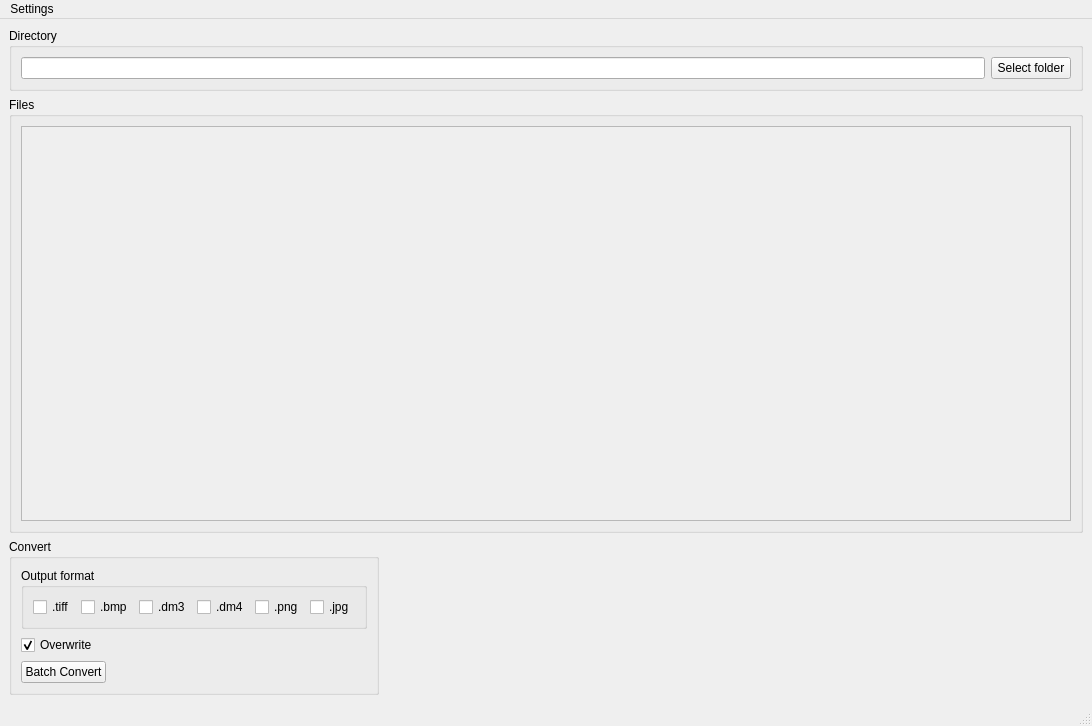
<?xml version="1.0" encoding="UTF-8"?>
<ui version="4.0">
 <class>MainWindow</class>
 <widget class="QMainWindow" name="MainWindow">
  <property name="geometry">
   <rect>
    <x>0</x>
    <y>0</y>
    <width>1092</width>
    <height>726</height>
   </rect>
  </property>
  <property name="windowTitle">
   <string>MainWindow</string>
  </property>
  <widget class="QWidget" name="centralwidget">
   <layout class="QVBoxLayout" name="verticalLayout_3">
    <item>
     <widget class="QGroupBox" name="groupBox">
      <property name="title">
       <string>Directory</string>
      </property>
      <layout class="QHBoxLayout" name="horizontalLayout">
       <item>
        <widget class="QLineEdit" name="pathEdit"/>
       </item>
       <item>
        <widget class="QPushButton" name="browseButton">
         <property name="text">
          <string>Select folder</string>
         </property>
        </widget>
       </item>
      </layout>
     </widget>
    </item>
    <item>
     <widget class="QGroupBox" name="groupBox_2">
      <property name="title">
       <string>Files</string>
      </property>
      <layout class="QVBoxLayout" name="verticalLayout">
       <item>
        <widget class="QScrollArea" name="scrollArea">
         <property name="widgetResizable">
          <bool>true</bool>
         </property>
         <widget class="QWidget" name="scrollAreaWidgetContents">
          <property name="geometry">
           <rect>
            <x>0</x>
            <y>0</y>
            <width>1044</width>
            <height>367</height>
           </rect>
          </property>
          <layout class="QVBoxLayout" name="verticalLayout_4">
           <item>
            <layout class="QGridLayout" name="fileListLayout"/>
           </item>
          </layout>
         </widget>
        </widget>
       </item>
      </layout>
     </widget>
    </item>
    <item alignment="Qt::AlignLeft">
     <widget class="QGroupBox" name="groupBox_3">
      <property name="title">
       <string>Convert</string>
      </property>
      <layout class="QVBoxLayout" name="verticalLayout_2">
       <item>
        <widget class="QGroupBox" name="conversionFormats">
         <property name="sizePolicy">
          <sizepolicy hsizetype="Maximum" vsizetype="Preferred">
           <horstretch>0</horstretch>
           <verstretch>0</verstretch>
          </sizepolicy>
         </property>
         <property name="title">
          <string>Output format</string>
         </property>
         <layout class="QHBoxLayout" name="horizontalLayout_2">
          <item>
           <widget class="QCheckBox" name="checkBox">
            <property name="sizePolicy">
             <sizepolicy hsizetype="Maximum" vsizetype="Fixed">
              <horstretch>0</horstretch>
              <verstretch>0</verstretch>
             </sizepolicy>
            </property>
            <property name="text">
             <string>.tiff</string>
            </property>
           </widget>
          </item>
          <item>
           <widget class="QCheckBox" name="checkBox_6">
            <property name="text">
             <string>.bmp</string>
            </property>
           </widget>
          </item>
          <item>
           <widget class="QCheckBox" name="checkBox_4">
            <property name="sizePolicy">
             <sizepolicy hsizetype="Maximum" vsizetype="Fixed">
              <horstretch>0</horstretch>
              <verstretch>0</verstretch>
             </sizepolicy>
            </property>
            <property name="text">
             <string>.dm3</string>
            </property>
           </widget>
          </item>
          <item>
           <widget class="QCheckBox" name="checkBox_5">
            <property name="text">
             <string>.dm4</string>
            </property>
           </widget>
          </item>
          <item>
           <widget class="QCheckBox" name="checkBox_2">
            <property name="text">
             <string>.png</string>
            </property>
           </widget>
          </item>
          <item>
           <widget class="QCheckBox" name="checkBox_3">
            <property name="text">
             <string>.jpg</string>
            </property>
           </widget>
          </item>
         </layout>
        </widget>
       </item>
       <item>
        <widget class="QCheckBox" name="overwriteCheckBox">
         <property name="text">
          <string>Overwrite</string>
         </property>
         <property name="checked">
          <bool>true</bool>
         </property>
        </widget>
       </item>
       <item>
        <widget class="QPushButton" name="convertButton">
         <property name="sizePolicy">
          <sizepolicy hsizetype="Maximum" vsizetype="Maximum">
           <horstretch>0</horstretch>
           <verstretch>0</verstretch>
          </sizepolicy>
         </property>
         <property name="text">
          <string>Batch Convert</string>
         </property>
        </widget>
       </item>
      </layout>
     </widget>
    </item>
   </layout>
  </widget>
  <widget class="QMenuBar" name="menubar">
   <property name="geometry">
    <rect>
     <x>0</x>
     <y>0</y>
     <width>1092</width>
     <height>26</height>
    </rect>
   </property>
   <widget class="QMenu" name="menuSettings">
    <property name="title">
     <string>Settings</string>
    </property>
    <addaction name="actionDefaults"/>
   </widget>
   <addaction name="menuSettings"/>
  </widget>
  <widget class="QStatusBar" name="statusbar"/>
  <action name="actionCalibration">
   <property name="text">
    <string>Calibration</string>
   </property>
  </action>
  <action name="actionDefaults">
   <property name="text">
    <string>Defaults</string>
   </property>
  </action>
 </widget>
 <resources/>
 <connections/>
</ui>
